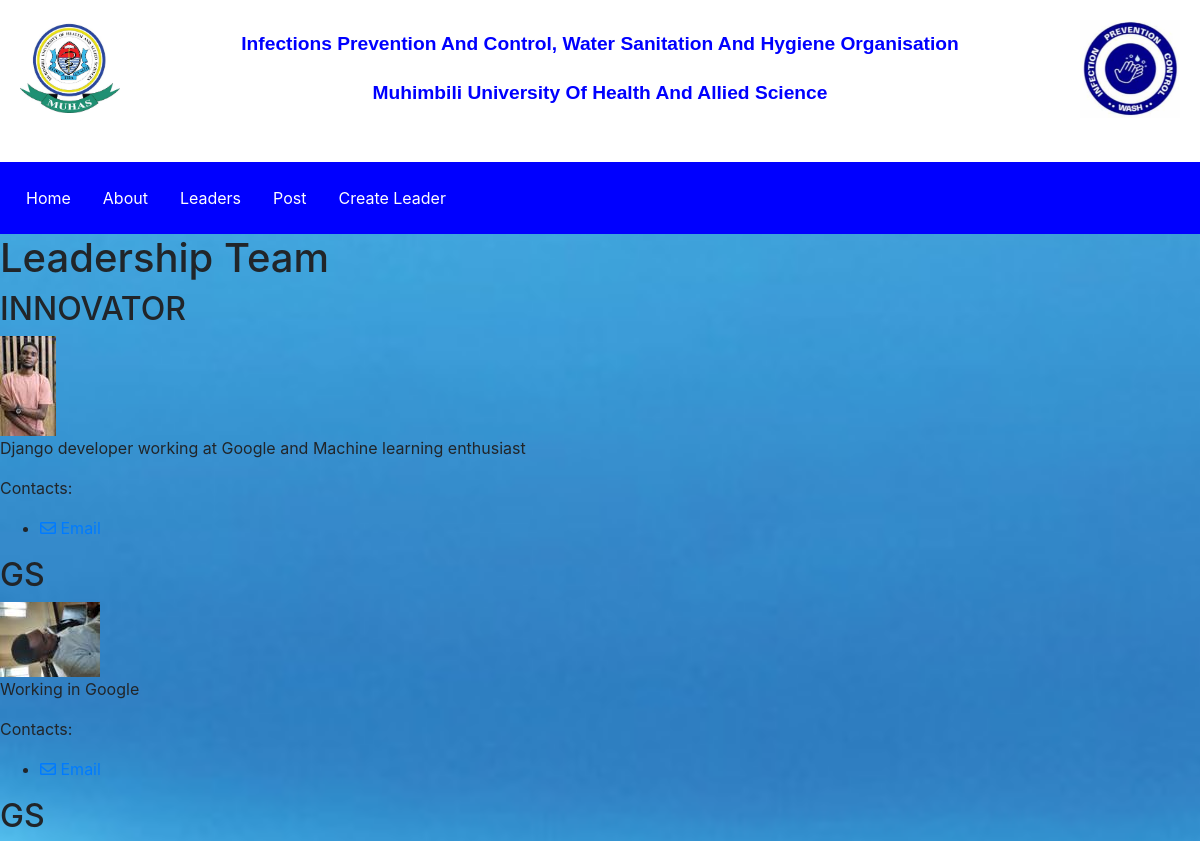
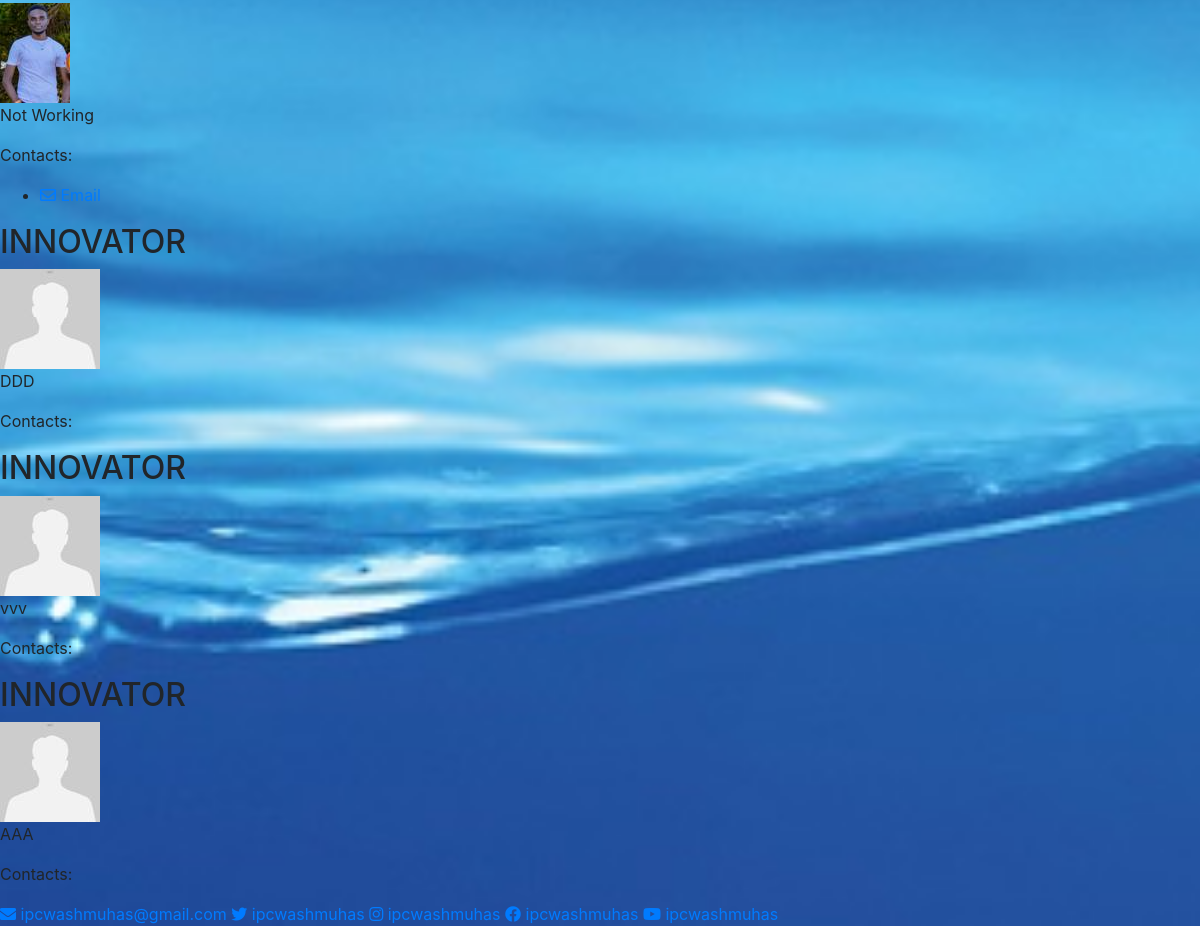
The page /leaders/ on the database its author committed (2 pictures, top to bottom).
### blog/models.py (models this page shows, shortened)
class Leader(models.Model):
    position = models.CharField(max_length=100)
    name = models.CharField(max_length=200)
    image = models.ImageField(upload_to='leader_images/', default='default.jpg', null=True, blank=True)
    about_me = models.TextField()
    twitter = models.URLField(blank=True, null=True)
    instagram = models.URLField(blank=True, null=True)
    email = models.EmailField(blank=True, null=True)

### blog/views.py (the view)
# urls.py: path('leaders/', views.leaders, name= 'leaders'),
def leaders (request):
    leaders = Leader.objects.all ()
    context = {'leaders':leaders}
    return render (request, 'blog/leaders.html', context)

### blog/Templates/blog/leaders.html (shortened to what this page needs)
{% extends 'blog/base.html' %}
{% load static %}
{% block content %}
{% block title %} <head><title>Leaders</title></head> {% endblock%}
<h1 id="Locate-center">Leadership Team</h1>
    {% for leader in leaders %}
    <div class="leader-card">
        <h2>{{ leader.position }}</h2>
        <div class="leader-avatar">
            <img src="{{ leader.image.url }}" alt="{{ leader.name }}" class="rounded-image leader-image">
        </div>
        <p>{{ leader.about_me }}</p>
        <p>Contacts:</p>
        <ul class="contact-list">
            {% if leader.email %}
                <li class="contact-item"><a href="mailto:{{ leader.email }}"><i class="far fa-envelope"></i> Email</a></li>
            {% endif %}
        </ul>
    </div>
    {% endfor %}
{% endblock %}

### blog/Templates/blog/base.html (shortened to what this page needs)
{% load static %}
<!DOCTYPE html>
<html lang="en">
<head>
    <link rel="stylesheet" href="{% static 'blog/main.css' %}">
    <link rel="stylesheet" href="https://maxcdn.bootstrapcdn.com/bootstrap/4.5.2/css/bootstrap.min.css">
    <link rel="stylesheet" href="https://cdnjs.cloudflare.com/ajax/libs/font-awesome/5.15.3/css/all.min.css">
</head>
<body>
    <header class="logos-header">
    <div class="left-logo">
        <img src="{% static 'blog/img/muhas.jpg' %}" alt="muhas">
    </div>
    <div class="header-text">
        <p>Infections Prevention And Control, Water Sanitation And Hygiene Organisation</p>
        <p>Muhimbili University Of Health And Allied Science</p> <br>
    </div>
    <div class="right-logo">
        <img src="{% static 'blog/img/logo.jpg' %}" alt="IPCWASH">
    </div>
    </header>
    <div class="header">
        <div class="menu">
        {% block menu %}
        <ul class="menu">
            <li class="menu-item"><a href="{% url 'blog:home' %}">Home</a></li>
            <li class="menu-item"><a href="{% url 'blog:about' %}">About</a></li>
            <li class="menu-item"><a href="{% url 'blog:leaders' %}">Leaders</a></li>
            <li class="menu-item"><a href="{% url 'blog:create_post' %}">Post</a></li>
            <li class="menu-item"><a href="{% url 'blog:create_leader' %}">Create Leader</a></li>
        </ul>
        {% endblock %}
        </div>
    </div>
    {% block content %}
    {% endblock %}
<footer>
    <div class="contact-info">
        <a href="mailto:ipcwashmuhas@gmail.com"><i class="fas fa-envelope"></i> ipcwashmuhas@gmail.com</a>
        <a href="https://twitter.com/ipcwashclub?t=zcDSCAid1vFIc9hU8UIRJw&s=09" target="_blank"><i class="fab fa-twitter"></i> ipcwashmuhas</a>
        <a href="https://www.instagram.com/ipcwashmuhas" target="_blank"><i class="fab fa-instagram"></i> ipcwashmuhas</a>
        <a href="https://www.facebook.com/ipcwashmuhas" target="_blank"><i class="fab fa-facebook"></i> ipcwashmuhas</a>
        <a href="https://www.youtube.com/ipcwashclub2022" target="_blank"><i class="fab fa-youtube"></i> ipcwashmuhas</a>
    </div>
</footer>
</body>
</html>

### blog/static/blog/main.css (style rules this page uses)
.logos-header { background-color: white; padding: 20px; display: flex; justify-content: space-between; }
.right-logo img { width: 100px; height: auto; }
.left-logo img { width: 100px; height: auto; }
.header-text p { color: blue; font-size: larger; font-weight: bold; font-family: sans-serif; margin: 0; padding: 10px; text-align: center; }
body { background-image: url('/static/blog/img/water2.jpg'); background-repeat: no-repeat; background-size: cover; }
a { text-decoration: none; }
ul.menu { list-style-type: none; margin: 0; padding: 0; background-color:blue ; overflow: hidden; }
li.menu-item { float: left; }
li.menu-item a { display: block; color: white; text-align: center; padding: 14px 16px; text-decoration: none; }
.header { background-color:blue; color: white; text-align: center; padding: 10px; }

### rows shown on the page
Leader: position "INNOVATOR", image (picture), about_me "Django developer working at Google and Machine learning enthusiast"
Leader: position "GS", image (picture), about_me "Working in Google"
Leader: position "GS", image (picture), about_me "Not Working"
Leader: position "INNOVATOR", image (placeholder picture), about_me "DDD"
Leader: position "INNOVATOR", image (placeholder picture), about_me "vvv"
Leader: position "INNOVATOR", image (placeholder picture), about_me "AAA"
